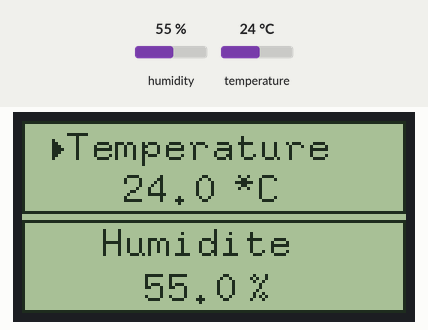
The sketch below on a simulated Arduino Uno, built with avr-gcc and run on an emulated ATmega328P. On the bench: 128×64 one-colour display. The test bench sets the inputs (shaded band); at power-on: humidity 55 %, temperature 24 °C.

Above: at 1.7 s.
1.8 s: humidity set to 22 %
At 3.7 s:
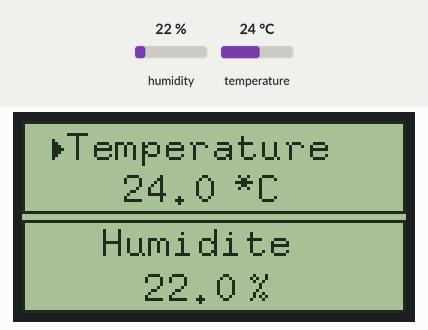
4.8 s: temperature set to 12 °C
At 6.5 s:
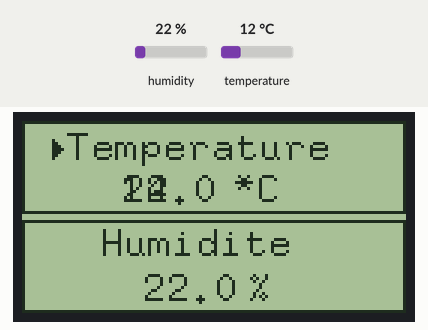
7.8 s: humidity set to 40 %
At 9.4 s:
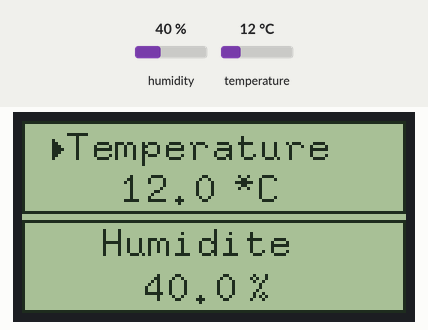
10.5 s: temperature set to 19 °C
At 13.4 s:
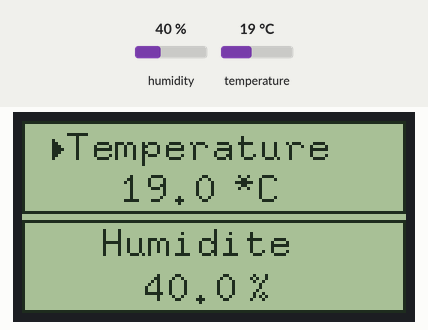
Timing chart, 0 to 14.5 s (numbered marks = the images above; inputs shaded):
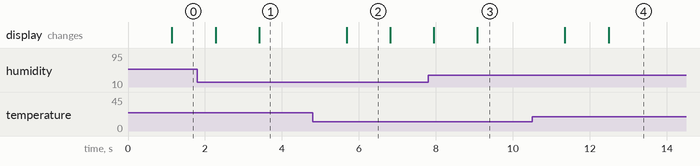

The sketch:

Aff_Temp_Press_Ecran.ino
```cpp
////////////////////INCLUSION DES LIB POUR L ECRAN////////////////////////
#include <U8glib.h>
#include <OneWire.h>
U8GLIB_ST7920_128X64 u8g(2, 3, 4, U8G_PIN_NONE);
char temp_string[5];
char hum_string[5];

////////////////////INCLUSION DES LIB POUR LE SENSOR/////////////////////
#include <Adafruit_Sensor.h>
#include <DHT.h>
#include <DHT_U.h>
#define DHTPIN            5
#define DHTTYPE DHT11
DHT_Unified dht(DHTPIN,DHTTYPE);
int delayMS=100;

////////////////////CREATION CARACTERE////////////////////////////////////

const uint8_t fleche[] PROGMEM = {
  0x00,
  0x10,
  0x18,
  0x1c,
  0x1e,
  0x1c,
  0x18,
  0x10
};


//////////////////////SETUP///////////////////////////////////////////////

void setup() {
  Serial.begin(9600);
  dht.begin();
  sensor_t sensor;
  dht.temperature().getSensor(&sensor);
  dht.humidity().getSensor(&sensor);

  u8g.setFont(u8g_font_8x13);
  u8g.setColorIndex(1);


}

void loop() {
  u8g.firstPage();
  do {
    draw();
  } while( u8g.nextPage() );

}


void draw(){

  u8g.drawFrame(0,0,128,31);            // upper frame
  u8g.drawFrame(0,33,128,31);           // lower frame
  delay(delayMS);
  sensors_event_t event;
  dht.temperature().getEvent(&event);
  u8g.drawBitmapP(7,5,1,8,fleche);
  u8g.drawStr( 15, 13, "Temperature");       // do this for temperature
  dtostrf(event.temperature, 3, 1, temp_string);
  u8g.drawStr(33,27, temp_string);
  u8g.drawStr(70,27, "*C");


  dht.humidity().getEvent(&event);
  u8g.drawStr(26,45, "Humidite");             // do this for humidity
  dtostrf(event.relative_humidity, 3, 1, hum_string);
  u8g.drawStr(40,60, hum_string);
  u8g.drawStr(75,60, "%");
}
```

Measured:
- after the input at 1.8 s, the display: first changes after 0.47 s (image 1 shows a later state)
- after the input at 4.8 s, the display: changes after 0.88 s (image 2)
- after the input at 7.8 s, the display: first changes after 0.14 s (image 3 shows a later state)
- after the input at 10.5 s, the display: first changes after 0.85 s (image 4 shows a later state)
- what the display in image 2 shows lasts 1.1 s, from 5.7 s to 6.8 s
